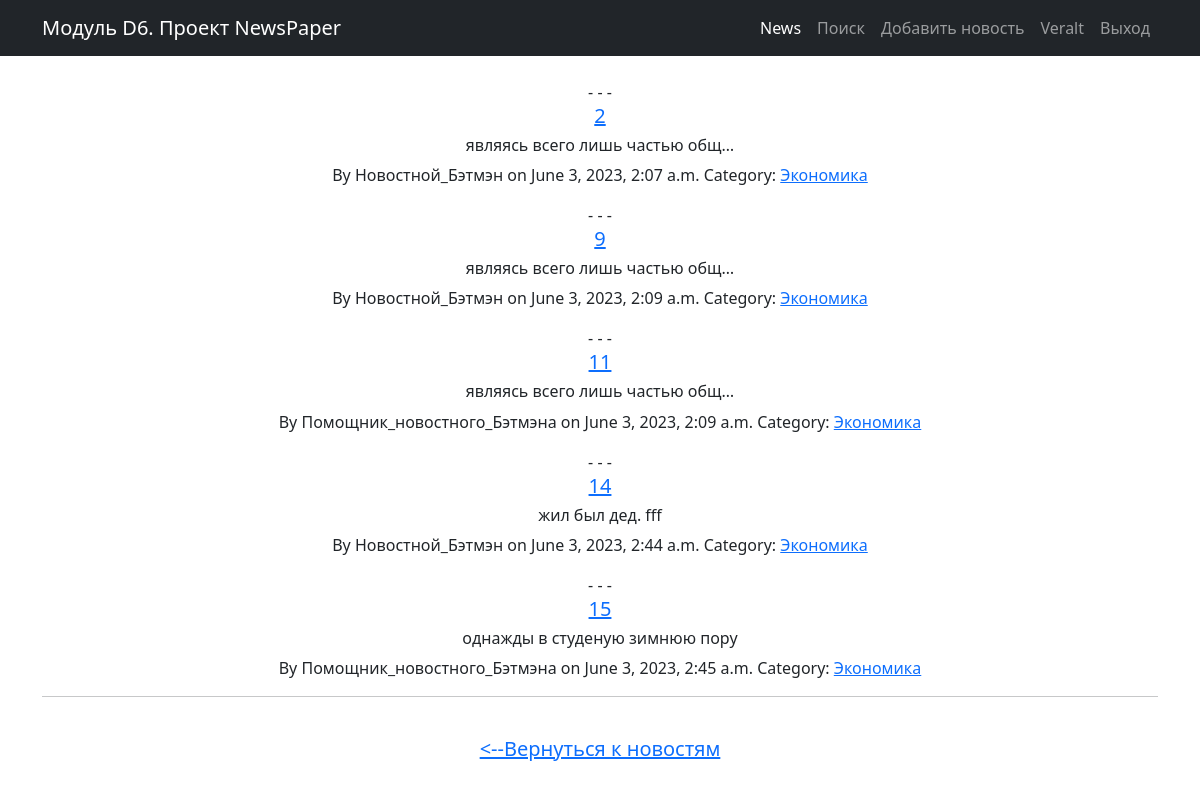
Page /news/category/2 (signed in) on the committed database.
### news/models.py (models this page shows, shortened)
class Post(models.Model):
    author = models.ForeignKey(Author, on_delete=models.CASCADE)
    NEWS = 'NW'
    ARTICLE = 'AR'
    CATEGORY_CHOICES = (
        (NEWS, 'Новость'),
        (ARTICLE, 'Статья')
    )
    categoryType = models.CharField(max_length=2, choices=CATEGORY_CHOICES, default=ARTICLE)
    dateCreation = models.DateTimeField(auto_now_add=True)
    postCategory = models.ManyToManyField(Category, through='PostCategory')
    title = models.CharField(max_length=128)
    text = models.TextField()
    rating = models.SmallIntegerField(default=0)

class Author(models.Model):
    authorUser = models.OneToOneField(User, on_delete=models.CASCADE)
    ratingAuthor = models.SmallIntegerField(default=0)
    def __str__(self):
        return f'{self.authorUser}'

class Category(models.Model):
    name = models.CharField(max_length=64, unique=True)
    subscribers = models.ManyToManyField(User, blank=True) # подписчики

### news/views.py (the view)
# urls.py: path('category/<int:pk>', PostCategoryView.as_view(), name='category'), # Ссылка на категории
class PostCategoryView(ListView):
    model = Post
    template_name = 'news_app/category.html'
    context_object_name = 'news'  # это имя списка, в котором будут лежать все объекты,
    ordering = ['-dateCreation'] # сортировка
    paginate_by = 10 # поставим постраничный вывод в один элемент
    def get_queryset(self):
        self.id = resolve(self.request.path_info).kwargs['pk']
        c = Category.objects.get(id=self.id)
        queryset = Post.objects.filter(postCategory=c)
        return queryset
    def get_context_data(self, **kwargs):
        context = super().get_context_data(**kwargs)
        user = self.request.user
        category = Category.objects.get(id=self.id)
        subscribed = category.subscribers.filter(email=user.email)
        if not subscribed:
            context['category'] = category
        return context

### news/templatetags/custom_filters.py (called while the page is built)
@register.filter(name='censor') # регистрируем наш фильтр под именем censor,
def censor(censor_text): # первый аргумент здесь — это то значение, к которому надо применить фильтр,
    for word in censor_words:
        censor_text = censor_text.lower().replace(word.lower(), '*censor*')  # переводим в строчные буквы, заменяем на *censor*
    return censor_text # возвращаемое функцией значение — это то значение, которое подставится к нам в шаблон

### templates/news_app/category.html (shortened to what this page needs)
{% extends 'flatpages/default.html' %}
{% load custom_filters %}
{% block content %}
    <br>
    {% include 'news_app/inc/posts.html' %}
    <hr>
    <br>
    <h5><a href="/news/"> <--Вернуться к новостям </a></h5>
    <br>
{% endblock content %}

### templates/flatpages/default.html (shortened to what this page needs)
{% load static %}
<!DOCTYPE html>
<html lang="en">
    <head>
        <link href="{% static 'css/styles.css' %}" rel="stylesheet" />
    </head>
    <body>
        <nav class="navbar navbar-expand-lg navbar-dark bg-dark">
            <div class="container">
                <a class="navbar-brand" href="/news/">Модуль D6. Проект NewsPaper</a>
                <div class="collapse navbar-collapse" id="navbarSupportedContent">
                    <ul class="navbar-nav ms-auto mb-2 mb-lg-0">
                        <li class="nav-item"><a class="nav-link active" aria-current="page" href="/news/">News</a></li>
                        <li class="nav-item"><a class="nav-link" aria-current="page" href="/news/search">Поиск</a>
                        <li class="nav-item"><a class="nav-link" aria-current="page" href="/news/add">Добавить новость</a></li>
                        {% if user.is_authenticated %}
                            <li class="nav-item"><a class="nav-link" aria-current="page" href="http://127.0.0.1:8000/">{{user.username}}</a></li>
                            <li class="nav-item"><a class="nav-link" aria-current="page" href="/sign/logout/">Выход</a></li>
                        {% else %}
                            <li class="nav-item"><a class="nav-link" aria-current="page" href="/sign/login/">Вход</a></li>
                            <li class="nav-item"><a class="nav-link" aria-current="page" href="/sign/signup/">Регистрация</a></li>
                        {% endif %}
                    </ul>
                </div>
            </div>
        </nav>
        <div class="container">
                <div class="row">
                    <div class="col-lg-12 text-center">
                        {% block content %}{% endblock content %}
                    </div>
                </div>
        </div>
    </body>
</html>

### templates/news_app/inc/posts.html
{% load custom_filters %}
{% if news %}
    {% for post in news %}
        - - -
        <h5><a href="{% url 'post_detail' post.id %}"> {{ post.title|censor|truncatechars:30  }}</a></h5>
        <h6>
            {{ post.text|censor|truncatechars:30 }}
        </h6>
        <p>
            By <span> {{ post.author }} </span>
            on <span> {{ post.dateCreation }} </span>
            Category:
            {% for c in post.postCategory.values %}
                <a href="{% url 'category' c.id %}">{{c.name}}</a>
            {% endfor %}
        </p>
    {% endfor %}
{% else %}
    <h2>Пока нет новостей в этой категории</h2>
{% endif %}
{% include 'news_app/inc/pagination.html' %}

### rows in the picture
Post: title|censor "2", text|censor "являясь всего лишь частью общ…", author "Новостной_Бэтмэн", dateCreation "June 3, 2023, 2:07 a.m."
Category: name "Экономика"
Post: title|censor "9", text|censor "являясь всего лишь частью общ…", author "Новостной_Бэтмэн", dateCreation "June 3, 2023, 2:09 a.m."
Post: title|censor "11", text|censor "являясь всего лишь частью общ…", author "Помощник_новостного_Бэтмэна", dateCreation "June 3, 2023, 2:09 a.m."
Post: title|censor "14", text|censor "жил был дед. fff", author "Новостной_Бэтмэн", dateCreation "June 3, 2023, 2:44 a.m."
Post: title|censor "15", text|censor "однажды в студеную зимнюю пору", author "Помощник_новостного_Бэтмэна", dateCreation "June 3, 2023, 2:45 a.m."

### other values in the picture
{{ user.username }} "Veralt"
